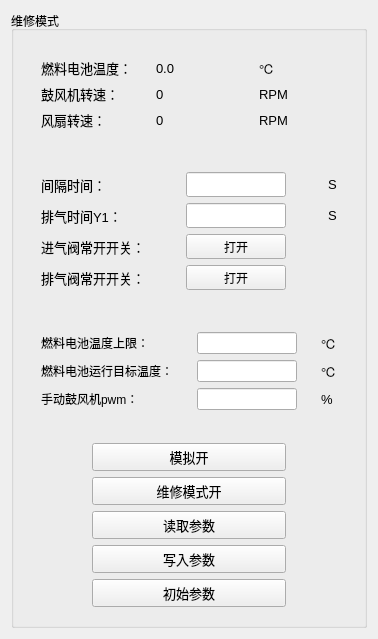
    <widget class="QWidget" name="widget_33" native="true">
     <property name="maximumSize">
      <size>
       <width>400</width>
       <height>992</height>
      </size>
     </property>
     <layout class="QGridLayout" name="gridLayout_33">
      <item row="1" column="0">
       <widget class="QGroupBox" name="groupBox">
        <property name="title">
         <string>维修模式</string>
        </property>
        <layout class="QVBoxLayout" name="verticalLayout_6">
         <item>
          <widget class="QWidget" name="widget_35" native="true">
           <layout class="QHBoxLayout" name="horizontalLayout_6">
            <item>
             <widget class="QWidget" name="widget" native="true">
              <layout class="QGridLayout" name="gridLayout_4">
               <item row="0" column="0">
                <widget class="QLabel" name="label_9">
                 <property name="font">
                  <font>
                   <family>Arial</family>
                   <pointsize>10</pointsize>
                  </font>
                 </property>
                 <property name="text">
                  <string>燃料电池温度：</string>
                 </property>
                </widget>
               </item>
               <item row="1" column="0">
                <widget class="QLabel" name="label_12">
                 <property name="font">
                  <font>
                   <family>Arial</family>
                   <pointsize>10</pointsize>
                  </font>
                 </property>
                 <property name="text">
                  <string>鼓风机转速：</string>
                 </property>
                </widget>
               </item>
               <item row="2" column="0">
                <widget class="QLabel" name="label_15">
                 <property name="font">
                  <font>
                   <family>Arial</family>
                   <pointsize>10</pointsize>
                  </font>
                 </property>
                 <property name="text">
                  <string>风扇转速：</string>
                 </property>
                </widget>
               </item>
              </layout>
             </widget>
            </item>
            <item>
             <widget class="QWidget" name="widget_2" native="true">
              <property name="font">
               <font>
                <family>Arial</family>
                <pointsize>12</pointsize>
               </font>
              </property>
              <layout class="QGridLayout" name="gridLayout_23">
               <item row="0" column="0">
                <widget class="QLabel" name="label_ranliaoTemp_2">
                 <property name="font">
                  <font>
                   <family>Arial</family>
                   <pointsize>10</pointsize>
                  </font>
                 </property>
                 <property name="text">
                  <string>0.0</string>
                 </property>
                </widget>
               </item>
               <item row="1" column="0">
                <widget class="QLabel" name="label_gfjzhuansu_2">
                 <property name="font">
                  <font>
                   <family>Arial</family>
                   <pointsize>10</pointsize>
                  </font>
                 </property>
                 <property name="text">
                  <string>0</string>
                 </property>
                </widget>
               </item>
               <item row="2" column="0">
                <widget class="QLabel" name="label_fszhuansu_2">
                 <property name="font">
                  <font>
                   <family>Arial</family>
                   <pointsize>10</pointsize>
                  </font>
                 </property>
                 <property name="text">
                  <string>0</string>
                 </property>
                </widget>
               </item>
              </layout>
             </widget>
            </item>
            <item>
             <widget class="QWidget" name="widget_3" native="true">
              <property name="font">
               <font>
                <family>Arial</family>
                <pointsize>12</pointsize>
               </font>
              </property>
              <layout class="QGridLayout" name="gridLayout_51">
               <item row="0" column="0">
                <widget class="QLabel" name="label_27">
                 <property name="font">
                  <font>
                   <family>Arial</family>
                   <pointsize>10</pointsize>
                  </font>
                 </property>
                 <property name="text">
                  <string>℃</string>
                 </property>
                </widget>
               </item>
               <item row="1" column="0">
                <widget class="QLabel" name="label_30">
                 <property name="font">
                  <font>
                   <family>Arial</family>
                   <pointsize>10</pointsize>
                  </font>
                 </property>
                 <property name="text">
                  <string>RPM</string>
                 </property>
                </widget>
               </item>
               <item row="2" column="0">
                <widget class="QLabel" name="label_33">
                 <property name="font">
                  <font>
                   <family>Arial</family>
                   <pointsize>10</pointsize>
                  </font>
                 </property>
                 <property name="text">
                  <string>RPM</string>
                 </property>
                </widget>
               </item>
              </layout>
             </widget>
            </item>
           </layout>
          </widget>
         </item>
         <item>
          <widget class="QWidget" name="widget_38" native="true">
           <layout class="QHBoxLayout" name="horizontalLayout_8">
            <item>
             <widget class="QWidget" name="widget_51" native="true">
              <property name="font">
               <font>
                <family>Arial</family>
                <pointsize>9</pointsize>
               </font>
              </property>
              <layout class="QGridLayout" name="gridLayout_55">
               <item row="0" column="0">
                <widget class="QLabel" name="label_60">
                 <property name="font">
                  <font>
                   <family>Arial</family>
                   <pointsize>10</pointsize>
                  </font>
                 </property>
                 <property name="text">
                  <string>间隔时间：</string>
                 </property>
                </widget>
               </item>
               <item row="2" column="0">
                <widget class="QLabel" name="label_81">
                 <property name="font">
                  <font>
                   <family>Arial</family>
                   <pointsize>10</pointsize>
                  </font>
                 </property>
                 <property name="text">
                  <string>进气阀常开开关：</string>
                 </property>
                </widget>
               </item>
               <item row="1" column="0">
                <widget class="QLabel" name="label_64">
                 <property name="font">
                  <font>
                   <family>Arial</family>
                   <pointsize>10</pointsize>
                  </font>
                 </property>
                 <property name="text">
                  <string>排气时间Y1：</string>
                 </property>
                </widget>
               </item>
               <item row="3" column="0">
                <widget class="QLabel" name="label_82">
                 <property name="font">
                  <font>
                   <family>Arial</family>
                   <pointsize>10</pointsize>
                  </font>
                 </property>
                 <property name="text">
                  <string>排气阀常开开关：</string>
                 </property>
                </widget>
               </item>
              </layout>
             </widget>
            </item>
            <item>
             <widget class="QWidget" name="widget_52" native="true">
              <layout class="QGridLayout" name="gridLayout_56">
               <item row="0" column="0">
                <widget class="QLineEdit" name="lineEdit_cycleTIM">
                 <property name="maximumSize">
                  <size>
                   <width>100</width>
                   <height>25</height>
                  </size>
                 </property>
                 <property name="font">
                  <font>
                   <family>Arial</family>
                   <pointsize>12</pointsize>
                  </font>
                 </property>
                </widget>
               </item>
               <item row="1" column="0">
                <widget class="QLineEdit" name="lineEdit_Exhausttime_Y1">
                 <property name="maximumSize">
                  <size>
                   <width>100</width>
                   <height>25</height>
                  </size>
                 </property>
                 <property name="font">
                  <font>
                   <family>Arial</family>
                   <pointsize>12</pointsize>
                  </font>
                 </property>
                </widget>
               </item>
               <item row="2" column="0">
                <widget class="QPushButton" name="pushButton_qingin_2">
                 <property name="maximumSize">
                  <size>
                   <width>100</width>
                   <height>25</height>
                  </size>
                 </property>
                 <property name="font">
                  <font>
                   <family>Arial</family>
                  </font>
                 </property>
                 <property name="text">
                  <string>打开</string>
                 </property>
                </widget>
               </item>
               <item row="3" column="0">
                <widget class="QPushButton" name="pushButton_qingout_2">
                 <property name="maximumSize">
                  <size>
                   <width>100</width>
                   <height>25</height>
                  </size>
                 </property>
                 <property name="font">
                  <font>
                   <family>Arial</family>
                  </font>
                 </property>
                 <property name="text">
                  <string>打开</string>
                 </property>
                </widget>
               </item>
              </layout>
             </widget>
            </item>
            <item>
             <widget class="QWidget" name="widget_53" native="true">
              <property name="font">
               <font>
                <family>Arial</family>
                <pointsize>10</pointsize>
               </font>
              </property>
              <layout class="QGridLayout" name="gridLayout_57">
               <item row="1" column="0">
                <widget class="QLabel" name="label_87">
                 <property name="font">
                  <font>
                   <family>Arial</family>
                   <pointsize>10</pointsize>
                  </font>
                 </property>
                 <property name="text">
                  <string>S</string>
                 </property>
                </widget>
               </item>
               <item row="2" column="0">
                <widget class="QLabel" name="label_88">
                 <property name="text">
                  <string/>
                 </property>
                </widget>
               </item>
               <item row="0" column="0">
                <widget class="QLabel" name="label_83">
                 <property name="font">
                  <font>
                   <family>Arial</family>
                   <pointsize>10</pointsize>
                  </font>
                 </property>
                 <property name="text">
                  <string>S</string>
                 </property>
                </widget>
               </item>
               <item row="3" column="0">
                <widget class="QLabel" name="label_89">
                 <property name="text">
                  <string/>
                 </property>
                </widget>
               </item>
              </layout>
             </widget>
            </item>
           </layout>
          </widget>
         </item>
         <item>
          <widget class="QWidget" name="widget_37" native="true">
           <layout class="QHBoxLayout" name="horizontalLayout">
            <item>
             <widget class="QWidget" name="widget_5" native="true">
              <property name="font">
               <font>
                <family>Arial</family>
               </font>
              </property>
              <layout class="QGridLayout" name="gridLayout_52">
               <item row="1" column="0">
                <widget class="QLabel" name="label_39">
                 <property name="font">
                  <font>
                   <family>Arial</family>
                   <pointsize>9</pointsize>
                  </font>
                 </property>
                 <property name="text">
                  <string>燃料电池运行目标温度：</string>
                 </property>
                </widget>
               </item>
               <item row="0" column="0">
                <widget class="QLabel" name="label_36">
                 <property name="font">
                  <font>
                   <family>Arial</family>
                   <pointsize>9</pointsize>
                  </font>
                 </property>
                 <property name="text">
                  <string>燃料电池温度上限：</string>
                 </property>
                </widget>
               </item>
               <item row="2" column="0">
                <widget class="QLabel" name="label_45">
                 <property name="font">
                  <font>
                   <family>Arial</family>
                   <pointsize>9</pointsize>
                  </font>
                 </property>
                 <property name="text">
                  <string>手动鼓风机pwm：</string>
                 </property>
                </widget>
               </item>
              </layout>
             </widget>
            </item>
            <item>
             <widget class="QWidget" name="widget_4" native="true">
              <property name="font">
               <font>
                <family>Arial</family>
                <pointsize>12</pointsize>
               </font>
              </property>
              <layout class="QGridLayout" name="gridLayout_54">
               <item row="0" column="0">
                <widget class="QLineEdit" name="lineEdit_WXranliaoTemperMAX">
                 <property name="maximumSize">
                  <size>
                   <width>100</width>
                   <height>25</height>
                  </size>
                 </property>
                 <property name="font">
                  <font>
                   <family>Arial</family>
                   <pointsize>9</pointsize>
                  </font>
                 </property>
                </widget>
               </item>
               <item row="1" column="0">
                <widget class="QLineEdit" name="lineEdit_WXranliaoTargetTemper">
                 <property name="maximumSize">
                  <size>
                   <width>100</width>
                   <height>25</height>
                  </size>
                 </property>
                 <property name="font">
                  <font>
                   <family>Arial</family>
                   <pointsize>9</pointsize>
                  </font>
                 </property>
                </widget>
               </item>
               <item row="2" column="0">
                <widget class="QLineEdit" name="lineEdit_GFJ_PWM">
                 <property name="maximumSize">
                  <size>
                   <width>100</width>
                   <height>25</height>
                  </size>
                 </property>
                 <property name="font">
                  <font>
                   <family>Arial</family>
                   <pointsize>9</pointsize>
                  </font>
                 </property>
                </widget>
               </item>
              </layout>
             </widget>
            </item>
            <item>
             <widget class="QWidget" name="widget_16" native="true">
              <property name="font">
               <font>
                <family>Arial</family>
                <pointsize>10</pointsize>
               </font>
              </property>
              <layout class="QGridLayout" name="gridLayout_53">
               <item row="0" column="0">
                <widget class="QLabel" name="label_51">
                 <property name="font">
                  <font>
                   <family>Arial</family>
                   <pointsize>10</pointsize>
                  </font>
                 </property>
                 <property name="text">
                  <string>℃</string>
                 </property>
                </widget>
               </item>
               <item row="1" column="0">
                <widget class="QLabel" name="label_57">
                 <property name="font">
                  <font>
                   <family>Arial</family>
                   <pointsize>10</pointsize>
                  </font>
                 </property>
                 <property name="text">
                  <string>℃</string>
                 </property>
                </widget>
               </item>
               <item row="2" column="0">
                <widget class="QLabel" name="label_59">
                 <property name="font">
                  <font>
                   <family>Arial</family>
                   <pointsize>10</pointsize>
                  </font>
                 </property>
                 <property name="text">
                  <string>%</string>
                 </property>
                </widget>
               </item>
              </layout>
             </widget>
            </item>
           </layout>
          </widget>
         </item>
         <item>
          <widget class="QWidget" name="widget_54" native="true">
           <property name="font">
            <font>
             <family>Arial</family>
             <pointsize>10</pointsize>
            </font>
           </property>
           <layout class="QGridLayout" name="gridLayout_58">
            <item row="2" column="1">
             <widget class="QPushButton" name="pushButton_WXRead">
              <property name="font">
               <font>
                <family>Arial</family>
                <pointsize>10</pointsize>
               </font>
              </property>
              <property name="text">
               <string>读取参数</string>
              </property>
             </widget>
            </item>
            <item row="1" column="1">
             <widget class="QPushButton" name="pushButton_weixiu">
              <property name="font">
               <font>
                <family>Arial</family>
                <pointsize>10</pointsize>
               </font>
              </property>
              <property name="text">
               <string>维修模式开</string>
              </property>
             </widget>
            </item>
            <item row="4" column="1">
             <widget class="QPushButton" name="pushButton_WXInit">
              <property name="font">
               <font>
                <family>Arial</family>
                <pointsize>10</pointsize>
               </font>
              </property>
              <property name="text">
               <string>初始参数</string>
              </property>
             </widget>
            </item>
            <item row="0" column="1">
             <widget class="QPushButton" name="pushButton_moni">
              <property name="font">
               <font>
                <family>Arial</family>
                <pointsize>10</pointsize>
               </font>
              </property>
              <property name="text">
               <string>模拟开</string>
              </property>
             </widget>
            </item>
            <item row="3" column="1">
             <widget class="QPushButton" name="pushButton_WXWrite">
              <property name="font">
               <font>
                <family>Arial</family>
                <pointsize>10</pointsize>
               </font>
              </property>
              <property name="text">
               <string>写入参数</string>
              </property>
             </widget>
            </item>
            <item row="2" column="2">
             <spacer name="horizontalSpacer_2">
              <property name="orientation">
               <enum>Qt::Horizontal</enum>
              </property>
              <property name="sizeType">
               <enum>QSizePolicy::Fixed</enum>
              </property>
              <property name="sizeHint" stdset="0">
               <size>
                <width>60</width>
                <height>20</height>
               </size>
              </property>
             </spacer>
            </item>
            <item row="2" column="0">
             <spacer name="horizontalSpacer">
              <property name="orientation">
               <enum>Qt::Horizontal</enum>
              </property>
              <property name="sizeType">
               <enum>QSizePolicy::Fixed</enum>
              </property>
              <property name="sizeHint" stdset="0">
               <size>
                <width>60</width>
                <height>20</height>
               </size>
              </property>
             </spacer>
            </item>
           </layout>
          </widget>
         </item>
        </layout>
       </widget>
      </item>
     </layout>
    </widget>
